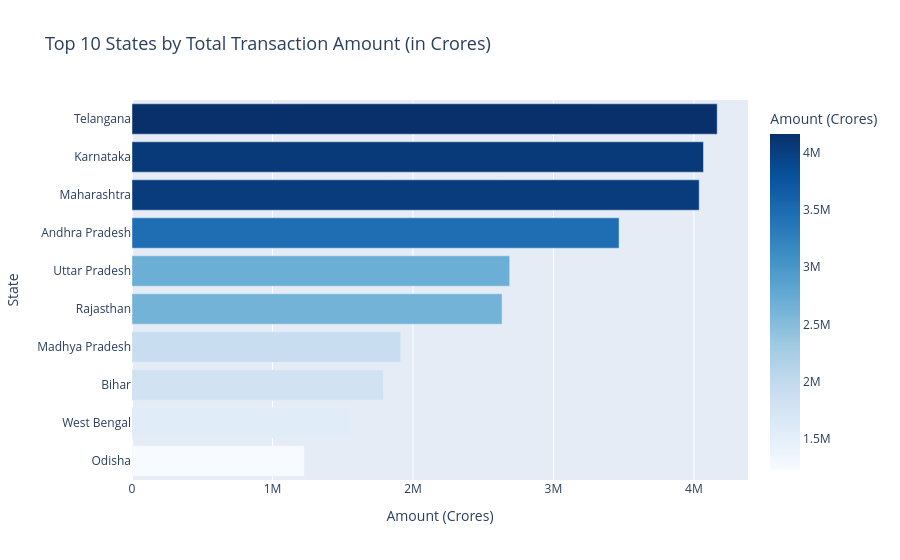

Notebook cell for this chart:
### Markdown cell above
#### Chart - 2

### Code cell
# Chart - 2 visualization code
# Horizontal bar chart - Top 10 states by total transaction amount

top_states = agg_trans.groupby('state')['transaction_amount'].sum().reset_index()
top_states = top_states.sort_values('transaction_amount', ascending=False).head(10)
top_states['transaction_amount_cr'] = top_states['transaction_amount'] / 1e7  # Convert to Crores

fig = px.bar(
    top_states,
    x='transaction_amount_cr',
    y='state',
    orientation='h',
    title='Top 10 States by Total Transaction Amount (in Crores)',
    color='transaction_amount_cr',
    color_continuous_scale='Blues',
    labels={'transaction_amount_cr': 'Amount (Crores)', 'state': 'State'}
)
fig.update_layout(title_font_size=18, yaxis={'categoryorder': 'total ascending'})
fig.show()

### Figure 1 — Plotly figure (JSON) as saved in the notebook; plotly's stock layout.template omitted (floating-point values rounded to 4 significant figures)
{"data": [{"hovertemplate": "Amount (Crores)=%{marker.color}<br>State=%{y}<extra></extra>", "legendgroup": "", "marker": {"color": [4166000.0, 4068000.0, 4037000.0, 3467000.0, 2689000.0, 2634000.0, 1913000.0, 1790000.0, 1558000.0, 1226000.0], "coloraxis": "coloraxis", "pattern": {"shape": ""}}, "name": "", "orientation": "h", "showlegend": false, "textposition": "auto", "type": "bar", "x": [4166000.0, 4068000.0, 4037000.0, 3467000.0, 2689000.0, 2634000.0, 1913000.0, 1790000.0, 1558000.0, 1226000.0], "xaxis": "x", "y": ["Telangana", "Karnataka", "Maharashtra", "Andhra Pradesh", "Uttar Pradesh", "Rajasthan", "Madhya Pradesh", "Bihar", "West Bengal", "Odisha"], "yaxis": "y"}], "layout": {"barmode": "relative", "coloraxis": {"colorbar": {"title": {"text": "Amount (Crores)"}}, "colorscale": [[0, "rgb(247,251,255)"], [0.125, "rgb(222,235,247)"], [0.25, "rgb(198,219,239)"], [0.375, "rgb(158,202,225)"], [0.5, "rgb(107,174,214)"], [0.625, "rgb(66,146,198)"], [0.75, "rgb(33,113,181)"], [0.875, "rgb(8,81,156)"], [1, "rgb(8,48,107)"]]}, "legend": {"tracegroupgap": 0}, "title": {"font": {"size": 18}, "text": "Top 10 States by Total Transaction Amount (in Crores)"}, "xaxis": {"anchor": "y", "domain": [0, 1], "title": {"text": "Amount (Crores)"}}, "yaxis": {"anchor": "x", "categoryorder": "total ascending", "domain": [0, 1], "title": {"text": "State"}}}}
